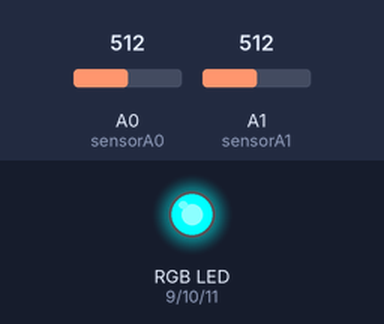
The sketch below on a simulated Arduino Uno, built with avr-gcc and run on an emulated ATmega328P. On the bench: an RGB LED mixed from three pins (HIGH = lit). Inputs (shaded band) come from the test bench; at power-on: A0 (sensorA0) = 512, A1 (sensorA1) = 512.

Above: at 1.2 s.
1.3 s: A0 (sensorA0) set to 388
2.8 s: A0 (sensorA0) set to 374
At 3.2 s:
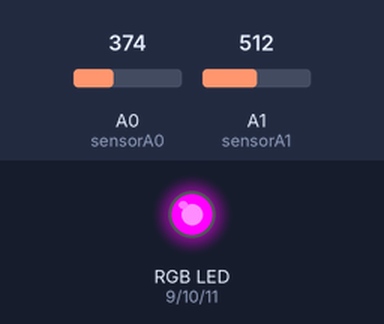
4.3 s: A1 (sensorA1) set to 390
5.8 s: A1 (sensorA1) set to 369
At 6.7 s:
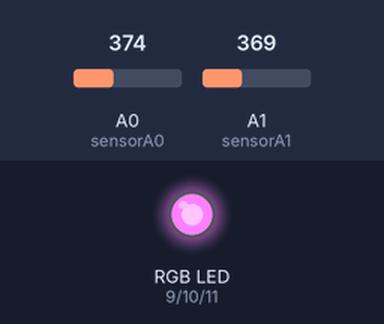
7.3 s: A0 (sensorA0) set to 511
At 7.8 s:
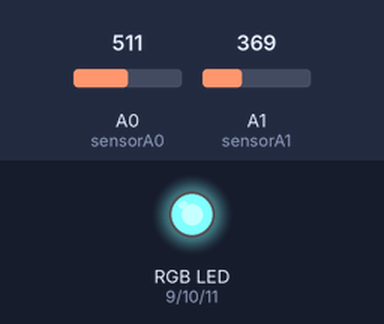
8.8 s: A1 (sensorA1) set to 511
At 10.2 s:
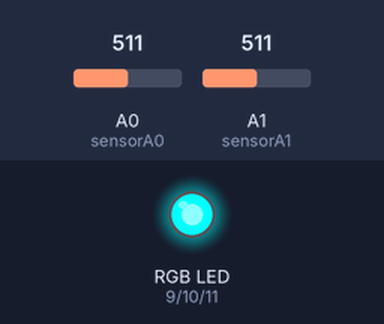
Timing chart, 0 to 11.3 s (numbered marks = the images above; inputs shaded):
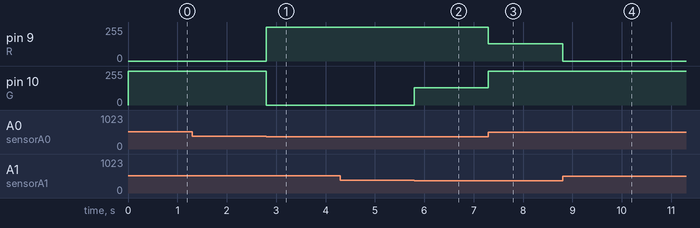

Measured:
- the behaviour switches between 381 and 380 on A0 (sensorA0) (found by bisection; images 0 and 1)
- the behaviour switches between 381 and 380 on A1 (sensorA1) (found by bisection; images 1 and 2)
- after the input at 1.3 s, every drawn part: stays the same
- after the input at 2.8 s, pin 9 (R): 0/255 → 255/255 at once; pin 10 (G): 255/255 → 0/255 at once
- after the input at 4.3 s, every drawn part: stays the same
- after the input at 5.8 s, pin 10 (G): 0/255 → 128/255 at once
- after the input at 7.3 s, pin 9 (R): 255/255 → 128/255 at once; pin 10 (G): 128/255 → 255/255 at once
- after the input at 8.8 s, pin 9 (R): 128/255 → 0/255 at once

The sketch:

projet_arduino_led.ino
```cpp
/**
 *  Projet Arduino avec un capteur pour changer la couleur
 *  et un autre pour changer l'intensité
 *
 *  25/06/2018
 *
 *  Maryam Abloua et Evlyn Dezegher
 */

#define sensorA0 A0 // Capteur pour la couleur
#define sensorA1 A1 // Capteur pour l'intensité

const int R = 9; // Broche Rouge
const int G = 10; // Broche Vert
const int B = 11; // Broche Bleu

#define ALLUME LOW
#define ETEINT HIGH

// Configuration par défaut
void setup()
{
  Serial.begin(9600);

  // Broches de sortie
  pinMode(R, OUTPUT);
  pinMode(G, OUTPUT);
  pinMode(B, OUTPUT);

  // Couleurs toutes éteintes au démarrage
  digitalWrite (R, ETEINT);
  digitalWrite (G, ETEINT);
  digitalWrite (B, ETEINT);
}

// Lecture en boucle des capteurs
void loop()
{
  /**************** Capteur pour la couleur (A0) ****************/

  float voltsA0 = analogRead(sensorA0)*0.0048828125;
  int distanceA0 = 13*pow(voltsA0, -1); /* Distance en centimètres */
  int couleur;

  /* Définition des couleurs
   *
   * Intervalle 0 à 7 cm : Rouge --> extinction de bleu et vert
   * Intervalle 7 à 14 cm : Vert --> extinction de rouge et bleu
   * Reste : Bleu --> extinction de rouge et vert
   */
 if(distanceA0 > 0 && distanceA0 < 7) {
      couleur = R;
      digitalWrite(G, ETEINT);
      digitalWrite(B, ETEINT);
  } else if(distanceA0 >= 7 && distanceA0 < 14) {
      couleur = G;
      digitalWrite(R, ETEINT);
      digitalWrite(B, ETEINT);
  } else {
      couleur = B;
      digitalWrite(R, ETEINT);
      digitalWrite(G, ETEINT);
  }

  /**************** Capteur pour l'intensité (A1) ****************/

  float voltsA1 = analogRead(sensorA1)*0.0048828125;
  int distanceA1 = 13*pow(voltsA1, -1); /* Distance en centimètres */

  /* Définition de l'intensité
   *
   * Intervalle 0 à 7 cm : 0
   * Intervalle 7 à 14 cm : 128
   * Reste : 255
   */
  if(distanceA1 > 0 && distanceA1 < 7) {
      analogWrite(couleur, 0);
  } else if(distanceA1 >= 7 && distanceA1 < 14) {
      analogWrite(couleur, 128);
  } else {
      analogWrite(couleur, 255);
  }
}
```
